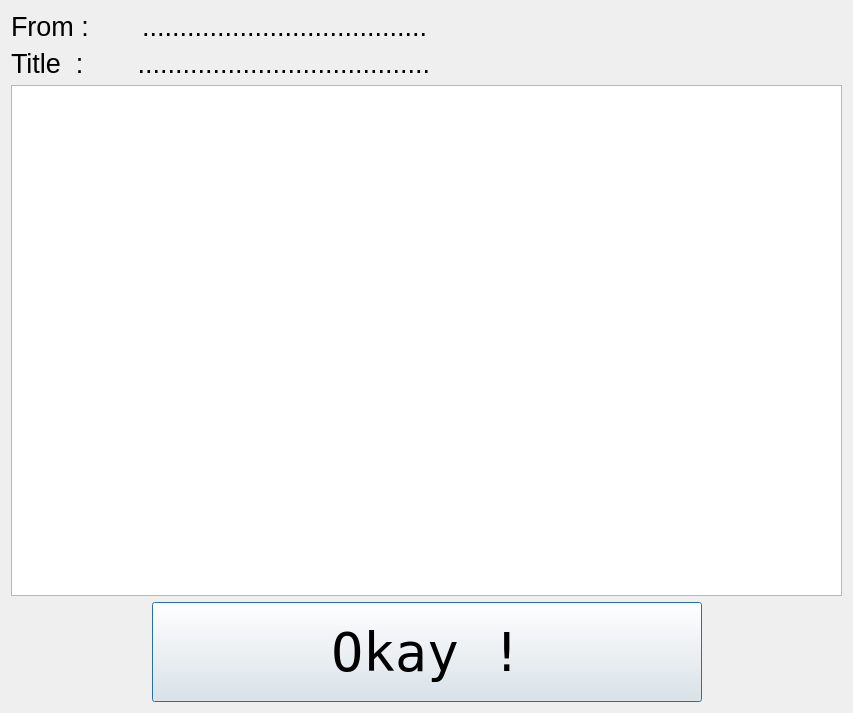
<?xml version="1.0" encoding="UTF-8"?>
<ui version="4.0">
 <class>SimpleMessageBox</class>
 <widget class="QDialog" name="SimpleMessageBox">
  <property name="geometry">
   <rect>
    <x>0</x>
    <y>0</y>
    <width>853</width>
    <height>713</height>
   </rect>
  </property>
  <property name="windowTitle">
   <string>You've Got Mail! </string>
  </property>
  <layout class="QVBoxLayout" name="verticalLayout">
   <item>
    <layout class="QHBoxLayout" name="horizontalLayout_4">
     <item>
      <layout class="QHBoxLayout" name="horizontalLayout">
       <item>
        <widget class="QLabel" name="label_2">
         <property name="font">
          <font>
           <pointsize>20</pointsize>
          </font>
         </property>
         <property name="text">
          <string>From :</string>
         </property>
        </widget>
       </item>
       <item>
        <spacer name="horizontalSpacer_11">
         <property name="orientation">
          <enum>Qt::Horizontal</enum>
         </property>
         <property name="sizeHint" stdset="0">
          <size>
           <width>40</width>
           <height>20</height>
          </size>
         </property>
        </spacer>
       </item>
       <item>
        <widget class="QLabel" name="fromLabel">
         <property name="font">
          <font>
           <pointsize>20</pointsize>
          </font>
         </property>
         <property name="text">
          <string>......................................</string>
         </property>
         <property name="alignment">
          <set>Qt::AlignRight|Qt::AlignTrailing|Qt::AlignVCenter</set>
         </property>
        </widget>
       </item>
      </layout>
     </item>
     <item>
      <spacer name="horizontalSpacer_12">
       <property name="orientation">
        <enum>Qt::Horizontal</enum>
       </property>
       <property name="sizeHint" stdset="0">
        <size>
         <width>40</width>
         <height>20</height>
        </size>
       </property>
      </spacer>
     </item>
    </layout>
   </item>
   <item>
    <layout class="QHBoxLayout" name="horizontalLayout_3">
     <item>
      <layout class="QHBoxLayout" name="horizontalLayout_2">
       <item>
        <widget class="QLabel" name="label">
         <property name="font">
          <font>
           <pointsize>20</pointsize>
          </font>
         </property>
         <property name="text">
          <string>Title  : </string>
         </property>
        </widget>
       </item>
       <item>
        <spacer name="horizontalSpacer_9">
         <property name="orientation">
          <enum>Qt::Horizontal</enum>
         </property>
         <property name="sizeHint" stdset="0">
          <size>
           <width>40</width>
           <height>20</height>
          </size>
         </property>
        </spacer>
       </item>
       <item>
        <widget class="QLabel" name="titleLabel">
         <property name="font">
          <font>
           <pointsize>20</pointsize>
          </font>
         </property>
         <property name="text">
          <string>.......................................</string>
         </property>
         <property name="alignment">
          <set>Qt::AlignRight|Qt::AlignTrailing|Qt::AlignVCenter</set>
         </property>
        </widget>
       </item>
      </layout>
     </item>
     <item>
      <spacer name="horizontalSpacer_8">
       <property name="orientation">
        <enum>Qt::Horizontal</enum>
       </property>
       <property name="sizeHint" stdset="0">
        <size>
         <width>40</width>
         <height>20</height>
        </size>
       </property>
      </spacer>
     </item>
    </layout>
   </item>
   <item>
    <layout class="QHBoxLayout" name="horizontalLayout_5">
     <item>
      <widget class="QTextBrowser" name="messageText">
       <property name="minimumSize">
        <size>
         <width>550</width>
         <height>0</height>
        </size>
       </property>
      </widget>
     </item>
    </layout>
   </item>
   <item>
    <layout class="QHBoxLayout" name="horizontalLayout_6">
     <item>
      <spacer name="horizontalSpacer_3">
       <property name="orientation">
        <enum>Qt::Horizontal</enum>
       </property>
       <property name="sizeHint" stdset="0">
        <size>
         <width>40</width>
         <height>20</height>
        </size>
       </property>
      </spacer>
     </item>
     <item>
      <widget class="QPushButton" name="okayButton">
       <property name="minimumSize">
        <size>
         <width>550</width>
         <height>100</height>
        </size>
       </property>
       <property name="font">
        <font>
         <family>Terminal</family>
         <pointsize>40</pointsize>
        </font>
       </property>
       <property name="text">
        <string>Okay !</string>
       </property>
      </widget>
     </item>
     <item>
      <spacer name="horizontalSpacer_4">
       <property name="orientation">
        <enum>Qt::Horizontal</enum>
       </property>
       <property name="sizeHint" stdset="0">
        <size>
         <width>40</width>
         <height>20</height>
        </size>
       </property>
      </spacer>
     </item>
    </layout>
   </item>
  </layout>
 </widget>
 <resources/>
 <connections/>
</ui>
